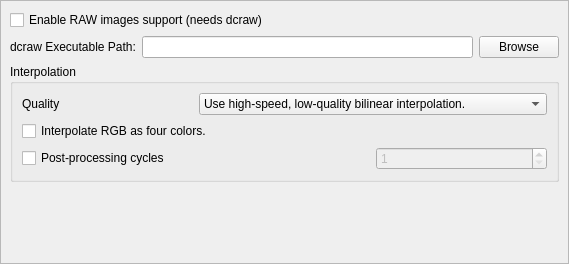
<?xml version="1.0" encoding="UTF-8"?>
<ui version="4.0">
 <class>BasicRawScrollArea</class>
 <widget class="QScrollArea" name="BasicRawScrollArea">
  <property name="geometry">
   <rect>
    <x>0</x>
    <y>0</y>
    <width>569</width>
    <height>264</height>
   </rect>
  </property>
  <property name="windowTitle">
   <string>ScrollArea</string>
  </property>
  <property name="widgetResizable">
   <bool>true</bool>
  </property>
  <widget class="QWidget" name="scrollAreaWidgetContents">
   <property name="geometry">
    <rect>
     <x>0</x>
     <y>0</y>
     <width>567</width>
     <height>262</height>
    </rect>
   </property>
   <layout class="QGridLayout" name="gridLayout">
    <item row="0" column="0" colspan="3">
     <widget class="QCheckBox" name="rawCheckBox">
      <property name="text">
       <string>Enable RAW images support (needs dcraw)</string>
      </property>
     </widget>
    </item>
    <item row="3" column="0">
     <spacer name="verticalSpacer">
      <property name="orientation">
       <enum>Qt::Vertical</enum>
      </property>
      <property name="sizeHint" stdset="0">
       <size>
        <width>20</width>
        <height>40</height>
       </size>
      </property>
     </spacer>
    </item>
    <item row="1" column="1">
     <widget class="QLineEdit" name="dcrawLineEdit">
      <property name="text">
       <string/>
      </property>
     </widget>
    </item>
    <item row="1" column="2">
     <widget class="QPushButton" name="dcrawPushButton">
      <property name="text">
       <string>Browse</string>
      </property>
     </widget>
    </item>
    <item row="1" column="0">
     <widget class="QLabel" name="dcrawPathLabel">
      <property name="text">
       <string>dcraw Executable Path:</string>
      </property>
     </widget>
    </item>
    <item row="2" column="0" colspan="3">
     <widget class="QGroupBox" name="interpolationGroupBox">
      <property name="title">
       <string>Interpolation</string>
      </property>
      <layout class="QGridLayout" name="gridLayout_2">
       <item row="0" column="0">
        <widget class="QLabel" name="interpolationQualityLabel">
         <property name="text">
          <string>Quality</string>
         </property>
        </widget>
       </item>
       <item row="2" column="0" colspan="2">
        <widget class="QCheckBox" name="interpolationPostProcessingCheckBox">
         <property name="enabled">
          <bool>true</bool>
         </property>
         <property name="toolTip">
          <string>After interpolation, clean up color artifacts by repeatedly
applying a 3x3 median filter to the R-G and B-G channels.</string>
         </property>
         <property name="text">
          <string>Post-processing cycles</string>
         </property>
        </widget>
       </item>
       <item row="1" column="0" colspan="3">
        <widget class="QCheckBox" name="interpolation4ColorsCheckBox">
         <property name="toolTip">
          <string>&lt;html&gt;&lt;head/&gt;&lt;body&gt;&lt;p&gt;Use this if the output shows false 2x2 meshes with VNG or mazes with AHD.&lt;/p&gt;&lt;/body&gt;&lt;/html&gt;</string>
         </property>
         <property name="text">
          <string>Interpolate RGB as four colors.</string>
         </property>
        </widget>
       </item>
       <item row="2" column="2">
        <widget class="QSpinBox" name="interpolationPostProcessingSpinBox">
         <property name="enabled">
          <bool>false</bool>
         </property>
         <property name="toolTip">
          <string>After interpolation, clean up color artifacts by repeatedly
applying a 3x3 median filter to the R-G and B-G channels.</string>
         </property>
         <property name="minimum">
          <number>1</number>
         </property>
         <property name="maximum">
          <number>100</number>
         </property>
        </widget>
       </item>
       <item row="0" column="1" colspan="2">
        <widget class="QComboBox" name="interpolationQualityComboBox">
         <item>
          <property name="text">
           <string>Use high-speed, low-quality bilinear interpolation.</string>
          </property>
         </item>
         <item>
          <property name="text">
           <string>Use Variable Number of Gradients (VNG) interpolation.</string>
          </property>
         </item>
         <item>
          <property name="text">
           <string>Use Patterned Pixel Grouping (PPG) interpolation.</string>
          </property>
         </item>
         <item>
          <property name="text">
           <string>Use Adaptive Homogeneity-Directed (AHD) interpolation.</string>
          </property>
         </item>
        </widget>
       </item>
      </layout>
     </widget>
    </item>
   </layout>
  </widget>
 </widget>
 <resources/>
 <connections>
  <connection>
   <sender>interpolationPostProcessingCheckBox</sender>
   <signal>toggled(bool)</signal>
   <receiver>interpolationPostProcessingSpinBox</receiver>
   <slot>setEnabled(bool)</slot>
   <hints>
    <hint type="sourcelabel">
     <x>206</x>
     <y>158</y>
    </hint>
    <hint type="destinationlabel">
     <x>288</x>
     <y>154</y>
    </hint>
   </hints>
  </connection>
 </connections>
</ui>
